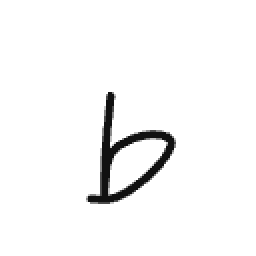
#> input picture Data/Writers_pngs/writer_Fatima/Fatima_lc_b_r03.png, 128 x 128 px (shown 2 times larger)
$ python -i data.py   (imports and definitions only)
#> lines starting #> are read from the running program, lines starting #| are printed output that depends on the picture; after the words box and inside, x2 and y2 are one past the last pixel; in counts of white or black regions, pixels touching at a corner belong together
### src/skeleton.py
"""
Skeletonization: thin a binary handwriting image to a 1-pixel skeleton,
then extract an ordered list of (x, y) points for Bézier fitting.
"""
import numpy as np


def skeletonize_image(img_array):
    """
    Thin a uint8 image (0=ink, 255=background) to a 1-pixel skeleton.
    Returns a boolean array: True = skeleton pixel.
    """
    try:
        import cv2
        import cv2.ximgproc as ximg
        ink  = np.where(img_array < 128, 255, 0).astype(np.uint8)
        skel = ximg.thinning(ink, thinningType=ximg.THINNING_ZHANGSUEN)
        return skel > 0
    except Exception:
        pass

    try:
        from skimage.morphology import skeletonize
        return skeletonize(img_array < 128)
    except Exception:
        pass

    # Fallback: ridge detection via distance transform
    from scipy.ndimage import distance_transform_edt, maximum_filter
    ink      = img_array < 128
    dist     = distance_transform_edt(ink)
    local_max = (dist == maximum_filter(dist, size=3)) & ink
    return local_max


def extract_ordered_points(skeleton):
    """
    Extract (x, y) skeleton pixels in approximate stroke order via greedy
    nearest-neighbour. Returns list of (x_norm, y_norm) tuples in [0, 1].
    """
    ys, xs = np.where(skeleton)
    if len(xs) == 0:
        return []

    h, w  = skeleton.shape
    pts   = np.array(list(zip(xs, ys)), dtype=float)

    if len(pts) == 1:
        return [(float(pts[0, 0]) / w, float(pts[0, 1]) / h)]

    visited = np.zeros(len(pts), dtype=bool)
    ordered = []
    # Start from topmost-leftmost pixel
    current = int(np.argmin(pts[:, 1] * w + pts[:, 0]))

    for _ in range(len(pts)):
        visited[current] = True
        ordered.append(current)
        dists = np.sum((pts - pts[current]) ** 2, axis=1)
        dists[visited] = np.inf
        nxt = int(np.argmin(dists))
        if np.isinf(dists[nxt]):
            break
        current = nxt

    return [(float(pts[i, 0]) / w, float(pts[i, 1]) / h) for i in ordered]

### src/data.py
"""
Dataset: loads real handwriting PNGs and extracts Bézier labels.
Pipeline per image: PNG → binary → scale_to_canvas → skeletonize → ordered points → Bézier curves → 24 floats
"""
import os
import sys
import string
import numpy as np
from PIL import Image
import torch
from torch.utils.data import Dataset
from scipy.ndimage import distance_transform_edt

sys.path.insert(0, os.path.dirname(__file__))
from skeleton import skeletonize_image, extract_ordered_points
from bezier   import fit_bezier_to_points, curves_to_label, N_CURVES, draw_bezier

CHAR_ORDER  = string.ascii_uppercase + string.ascii_lowercase + string.digits
CHAR_TO_IDX = {c: i for i, c in enumerate(CHAR_ORDER)}
IDX_TO_CHAR = {i: c for i, c in enumerate(CHAR_ORDER)}
NUM_CHARS   = len(CHAR_ORDER)   # 62

CANVAS_SIZE = 128
SKIP_DIRS   = {'Writers_Zip', 'output_preview', '__pycache__'}

QUALITY_TOL_PX        = 2.5
MIN_INK_COVERAGE      = 0.65
MAX_RENDER_OUTSIDE    = 0.55
DEFAULT_DROPPED_LOG   = os.path.normpath(os.path.join(os.path.dirname(__file__), '..', 'Data', 'dropped_samples.txt'))


def scale_to_canvas(img_array, target_fill=0.80, canvas_size=CANVAS_SIZE):
    """Scale ink region to fill target_fill of canvas, centered. Key fix for tiny output."""
    ys, xs = np.where(img_array < 128)
    if len(xs) == 0:
        return img_array
    x1, x2    = xs.min(), xs.max()
    y1, y2    = ys.min(), ys.max()
    ink        = img_array[y1:y2+1, x1:x2+1]
    h, w       = ink.shape
    target_px  = int(canvas_size * target_fill)
    scale      = min(target_px / max(h, 1), target_px / max(w, 1))
    new_h      = max(1, int(h * scale))
    new_w      = max(1, int(w * scale))
    ink_scaled = np.array(
        Image.fromarray(ink.astype(np.uint8)).resize((new_w, new_h), Image.BILINEAR)
    )
    canvas        = np.ones((canvas_size, canvas_size), dtype=np.uint8) * 255
    y_off         = (canvas_size - new_h) // 2
    x_off         = (canvas_size - new_w) // 2
    canvas[y_off:y_off+new_h, x_off:x_off+new_w] = ink_scaled
    return canvas


# [12 lines left out: function _parse_char, not called in this run]


def _extract_label(img_path):
    """
    Load image → binary → scale_to_canvas → skeletonize → ordered points → Bézier → 24 floats.
    All coordinates in [0, 1] after canvas scaling.
    """
    arr = np.array(Image.open(img_path).convert('L').resize((CANVAS_SIZE, CANVAS_SIZE)))
    arr = np.where(arr < 128, 0, 255).astype(np.uint8)
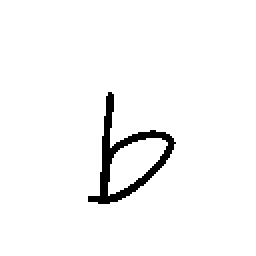
#> arr: shape (128, 128) (shown 2 times larger); 96.7% white; 1 black region, box (x1, y1, x2, y2) and area: (44, 46, 88, 102) 533
    arr = scale_to_canvas(arr, target_fill=0.80)
#> in scale_to_canvas, `ys, xs = np.where(img_array < 128)`: ys = 533 values from 46 to 101; xs = 533 values, max 87 at index 194, min 44 at index 476, mean 62.22
#> in scale_to_canvas, `x1, x2    = xs.min(), xs.max()`: x1 = 44; x2 = 87
#> in scale_to_canvas, `y1, y2    = ys.min(), ys.max()`: y1 = 46; y2 = 101
#> in scale_to_canvas, `ink        = img_array[y1:y2+1, x1:x2+1]`:
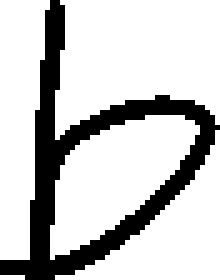
#> ink: shape (56, 44) (shown 5 times larger); 78.4% white; 1 black region, box (x1, y1, x2, y2) and area: (0, 0, 44, 56) 533
#> in scale_to_canvas, `ink_scaled = np.array( Image.fromarray(ink.astype(np.uint8)).resize((n..`:
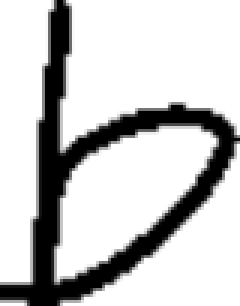
#> ink_scaled: shape (102, 80) (shown 3 times larger); min 0, max 255, mean 199.8
#> in scale_to_canvas, `canvas[y_off:y_off+new_h, x_off:x_off+new_w] = ink_scaled`:
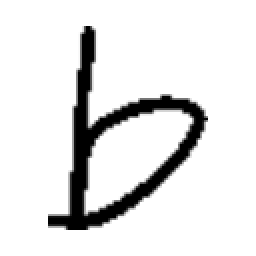
#> canvas: shape (128, 128) (shown 2 times larger); min 0, max 255, mean 227.5
    skel   = skeletonize_image(arr)
#> in skeletonize_image, `ink  = np.where(img_array < 128, 255, 0).astype(np.uint8)`:
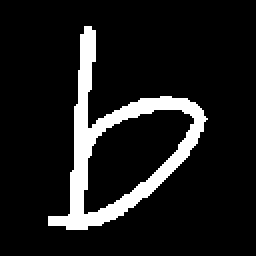
#> ink: shape (128, 128) (shown 2 times larger); 10.8% white; 1 white region, box (x1, y1, x2, y2) and area: (24, 13, 104, 115) 1766
#> in skeletonize_image, `skel = ximg.thinning(ink, thinningType=ximg.THINNING_ZHANGSUEN)`:
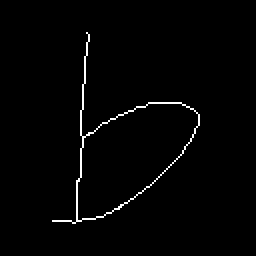
#> skel: shape (128, 128) (shown 2 times larger); 1.5% white in thin lines or dots, all inside (x1, y1, x2, y2) = (26, 16, 100, 112)
    points = extract_ordered_points(skel)
#> in extract_ordered_points, `ys, xs = np.where(skeleton)`: ys = 240 values from 16 to 111; xs = 240 values, max 99 at index 82, min 26 at index 225, mean 57.02
#> in extract_ordered_points, `pts   = np.array(list(zip(xs, ys)), dtype=float)`: pts = 240 pairs, first value 26 to 99, second value 16 to 111
#> in extract_ordered_points, `current = int(np.argmin(pts[:, 1] * w + pts[:, 0]))`: current = 0
#> the loop in extract_ordered_points, `for _ in range(len(pts)):` made 240 passes
#> (nxt, current) on passes 1 to 3: (1, 1), (2, 2), (3, 3)
#> after the loop in extract_ordered_points, `for _ in range(len(pts)):`: ordered = 240 values, max 239 at index 239, min 0 at index 0, mean 119.5
#> points = 240 pairs, first value 0.203 to 0.773, second value 0.125 to 0.867
#> (the run stopped early here; a loop or call above may not have finished)

$ run again, on Data/Writers_pngs/writer_abdullah_60/abdullah_60_lc_a_r04.png
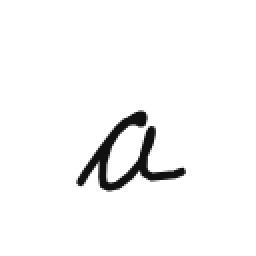
#> input picture Data/Writers_pngs/writer_abdullah_60/abdullah_60_lc_a_r04.png, 128 x 128 px (shown 2 times larger)
#> in _extract_label, `arr = np.where(arr < 128, 0, 255).astype(np.uint8)`:
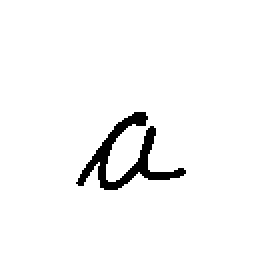
#> arr: shape (128, 128) (shown 2 times larger); 96.6% white; 1 black region, box (x1, y1, x2, y2) and area: (38, 56, 93, 95) 565
#> in scale_to_canvas, `ys, xs = np.where(img_array < 128)`: ys = 565 values from 56 to 94; xs = 565 values, max 92 at index 368, min 38 at index 514, mean 62.94
#> x1 = 38; x2 = 92
#> y1 = 56; y2 = 94
#> in skeletonize_image, `skel = ximg.thinning(ink, thinningType=ximg.THINNING_ZHANGSUEN)`:
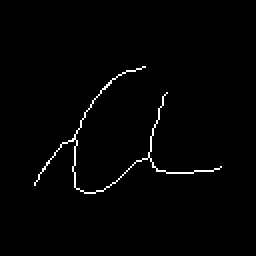
#> skel: shape (128, 128) (shown 2 times larger); 1.3% white in thin lines or dots, all inside (x1, y1, x2, y2) = (17, 33, 111, 97)
#> in extract_ordered_points, `ys, xs = np.where(skeleton)`: ys = 214 values from 33 to 96; xs = 214 values, max 110 at index 133, min 17 at index 189, mean 58.33
#> pts = 214 pairs, first value 17 to 110, second value 33 to 96
#> in extract_ordered_points, `current = int(np.argmin(pts[:, 1] * w + pts[:, 0]))`: current = 0
#> the loop in extract_ordered_points, `for _ in range(len(pts)):` made 214 passes
#> (nxt, current) on passes 1 to 3: (1, 1), (4, 4), (3, 3)
#> after the loop in extract_ordered_points, `for _ in range(len(pts)):`: ordered = 214 values, max 213 at index 114, min 0 at index 0, mean 106.5
#> points = 214 pairs, first value 0.133 to 0.859, second value 0.258 to 0.75

$ run again, on Data/Writers_pngs/writer_abdullah_60/abdullah_60_lc_a_r06.png
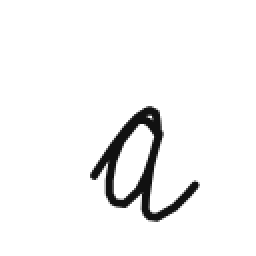
#> input picture Data/Writers_pngs/writer_abdullah_60/abdullah_60_lc_a_r06.png, 128 x 128 px (shown 2 times larger)
#> in _extract_label, `arr = np.where(arr < 128, 0, 255).astype(np.uint8)`:
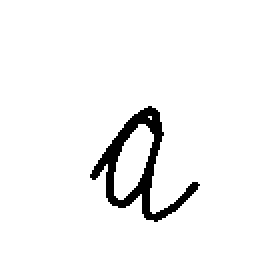
#> arr: shape (128, 128) (shown 2 times larger); 95.3% white; 1 black region, box (x1, y1, x2, y2) and area: (45, 53, 100, 111) 770
#> in scale_to_canvas, `ys, xs = np.where(img_array < 128)`: ys = 770 values from 53 to 110; xs = 770 values, max 99 at index 494, min 45 at index 415, mean 68.89
#> x1 = 45; x2 = 99
#> y1 = 53; y2 = 110
#> in skeletonize_image, `skel = ximg.thinning(ink, thinningType=ximg.THINNING_ZHANGSUEN)`:
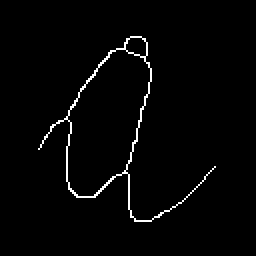
#> skel: shape (128, 128) (shown 2 times larger); 2% white in thin lines or dots, all inside (x1, y1, x2, y2) = (19, 18, 108, 111)
#> in extract_ordered_points, `ys, xs = np.where(skeleton)`: ys = 323 values from 18 to 110; xs = 323 values, max 107 at index 199, min 19 at index 177, mean 57.4
#> pts = 323 pairs, first value 19 to 107, second value 18 to 110
#> in extract_ordered_points, `current = int(np.argmin(pts[:, 1] * w + pts[:, 0]))`: current = 0
#> the loop in extract_ordered_points, `for _ in range(len(pts)):` made 323 passes
#> (nxt, current) on passes 1 to 3: (1, 1), (2, 2), (3, 3)
#> after the loop in extract_ordered_points, `for _ in range(len(pts)):`: ordered = 323 values, max 322 at index 287, min 0 at index 0, mean 161
#> points = 323 pairs, first value 0.148 to 0.836, second value 0.141 to 0.859

$ run again, on Data/Writers_pngs/writer_abdullah_60/abdullah_60_lc_b_r06.png
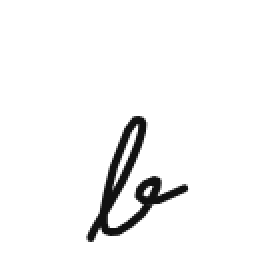
#> input picture Data/Writers_pngs/writer_abdullah_60/abdullah_60_lc_b_r06.png, 128 x 128 px (shown 2 times larger)
#> in _extract_label, `arr = np.where(arr < 128, 0, 255).astype(np.uint8)`:
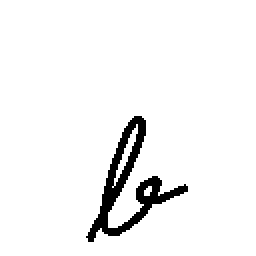
#> arr: shape (128, 128) (shown 2 times larger); 95.4% white; 1 black region, box (x1, y1, x2, y2) and area: (43, 58, 94, 121) 756
#> in scale_to_canvas, `ys, xs = np.where(img_array < 128)`: ys = 756 values from 58 to 120; xs = 756 values, max 93 at index 352, min 43 at index 745, mean 64.29
#> x1 = 43; x2 = 93
#> y1 = 58; y2 = 120
#> in skeletonize_image, `skel = ximg.thinning(ink, thinningType=ximg.THINNING_ZHANGSUEN)`:
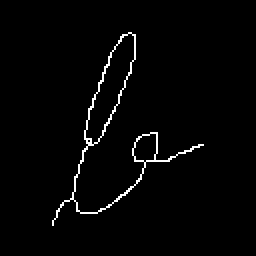
#> skel: shape (128, 128) (shown 2 times larger); 2% white in thin lines or dots, all inside (x1, y1, x2, y2) = (26, 16, 102, 113)
#> in extract_ordered_points, `ys, xs = np.where(skeleton)`: ys = 324 values from 16 to 112; xs = 324 values, max 101 at index 166, min 26 at index 321, mean 57.6
#> pts = 324 pairs, first value 26 to 101, second value 16 to 112
#> in extract_ordered_points, `current = int(np.argmin(pts[:, 1] * w + pts[:, 0]))`: current = 0
#> the loop in extract_ordered_points, `for _ in range(len(pts)):` made 324 passes
#> (nxt, current) on passes 1 to 3: (1, 1), (5, 5), (6, 6)
#> after the loop in extract_ordered_points, `for _ in range(len(pts)):`: ordered = 324 values, max 323 at index 323, min 0 at index 0, mean 161.5
#> points = 324 pairs, first value 0.203 to 0.789, second value 0.125 to 0.875
